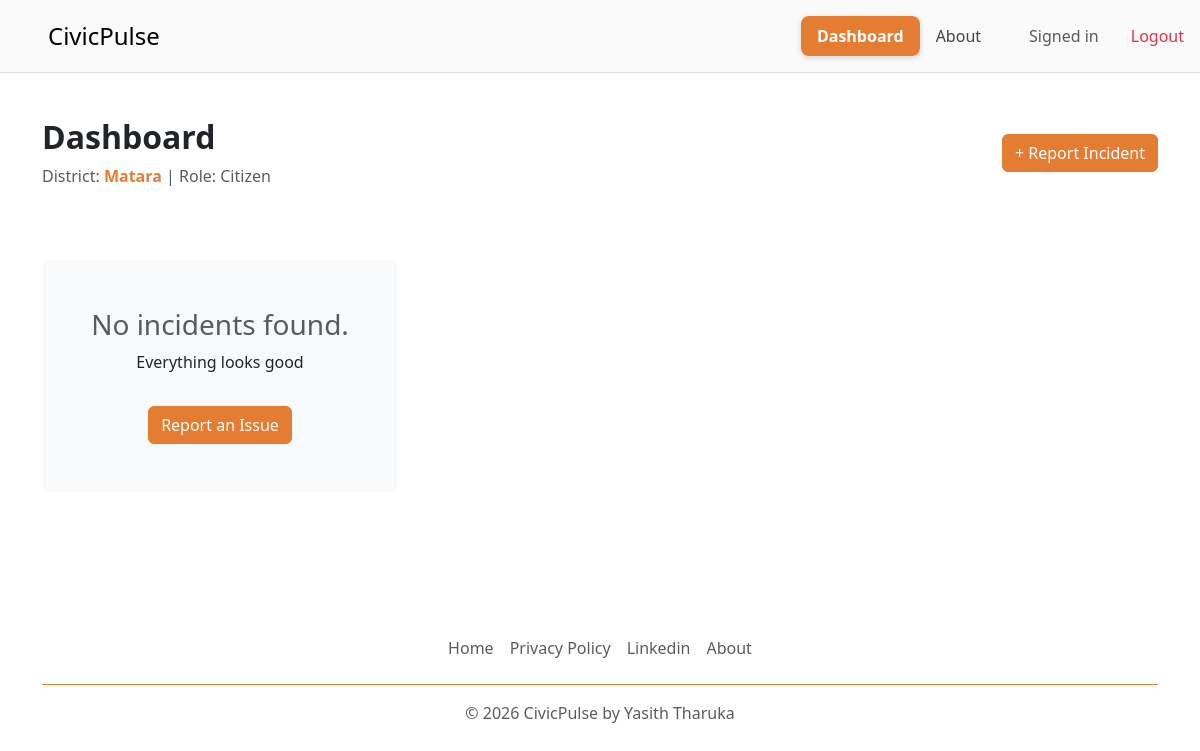
The page /dashboard (signed in) on the database as committed earlier.
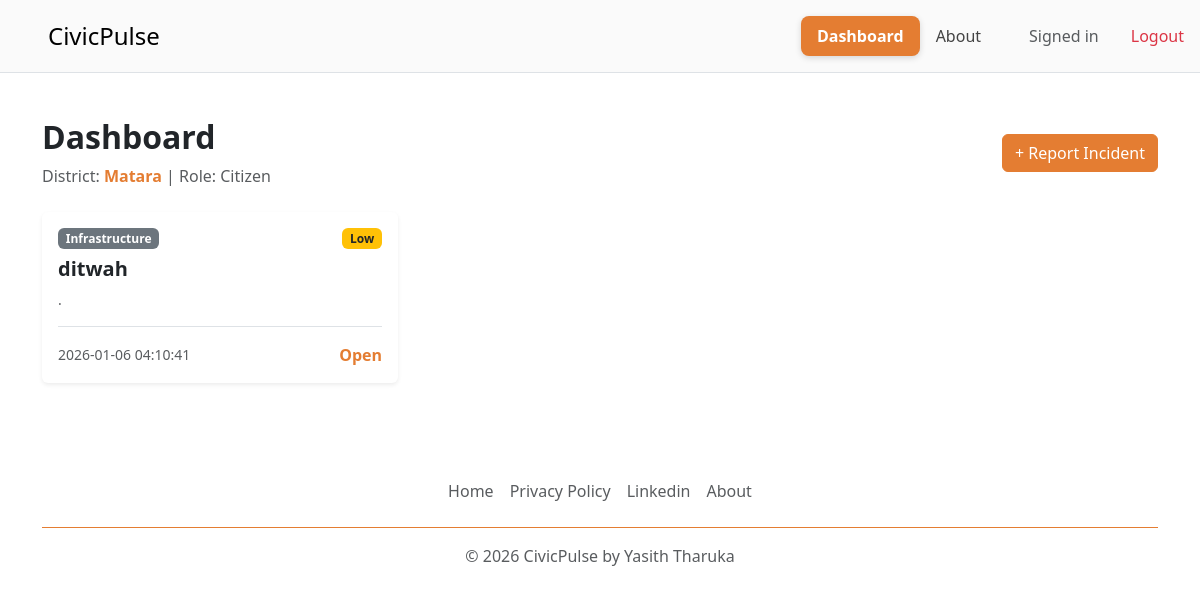
The same page on the database as committed later.
### tables this page shows
CREATE TABLE incidents (
    id INTEGER PRIMARY KEY AUTOINCREMENT,
    user_id INTEGER NOT NULL,
    title TEXT NOT NULL,
    category TEXT NOT NULL,
    district TEXT NOT NULL,
    severity TEXT NOT NULL,
    description TEXT,
    status TEXT NOT NULL DEFAULT 'Open', -- Added Default here
    timestamp DATETIME DEFAULT CURRENT_TIMESTAMP,
    FOREIGN KEY (user_id) REFERENCES users(id)
);

### app.py (the view)
@app.route("/dashboard")
@login_required
def dashboard():
    user_id = session["user_id"]
    role = session["role"]
    district = session["district"]
    if role == "official":
        incidents = db.execute(
            "SELECT incidents.* FROM incidents JOIN users ON incidents.user_id = users.id WHERE users.district = ? ORDER BY incidents.timestamp DESC",
            district)
    else:
        incidents = db.execute("SELECT * FROM incidents WHERE user_id = ? ORDER BY timestamp DESC", user_id)
    return render_template("dashboard.html", incidents=incidents)

### app.py (called while the page is built)
def login_required(f):
    @wraps(f)
    def decorated_function(*args, **kwargs):
        if session.get("user_id") is None:
            return redirect("/login")
        return f(*args, **kwargs)
    return decorated_function

@app.after_request
def after_request(response):
    response.headers["Cache-Control"] = "no-cache, no-store, must-revalidate"
    response.headers["Expires"] = 0
    response.headers["Pragma"] = "no-cache"
    if response.content_type and 'text/css' in response.content_type:
        response.headers["Cache-Control"] = "no-cache, no-store, must-revalidate"
    return response

### templates/dashboard.html (shortened to what this page needs)
{% extends "layout.html" %}
{% block main %}
<div class="container py-5">
    <div class="d-flex justify-content-between align-items-center mb-4">
        <div>
            <h2 class="fw-bold">Dashboard</h2>
            <p class="text-muted mb-0">
                District: <span class="text-civic fw-bold">{{ session["district"] }}</span> |
                Role: {{ session["role"].capitalize() }}
            </p>
        </div>
        <a href="/report" class="btn btn-primary">+ Report Incident</a>
    </div>
    <div class="row row-cols-1 row-cols-md-2 row-cols-lg-3 g-4">
        {% for incident in incidents %}
        <div class="col">
            <div class="card h-100 shadow-sm border-0">
                <div class="card-body">
                    <div class="d-flex justify-content-between mb-2">
                        <span class="badge bg-secondary">{{ incident.category }}</span>
                        {% if incident.severity == 'Critical' %}
                        <span class="badge bg-danger">Critical</span>
                        {% else %}
                        <span class="badge bg-warning text-dark">{{ incident.severity }}</span>
                        {% endif %}
                    </div>
                    <h5 class="card-title fw-bold">{{ incident.title }}</h5>
                    <p class="card-text text-muted small">{{ incident.description }}</p>
                    <div class="mt-3 pt-3 border-top d-flex justify-content-between align-items-center">
                        <small class="text-muted">{{ incident.timestamp }}</small>
                        {% if incident.status == 'Resolved' %}
                        <span class="text-success fw-bold">Resolved</span>
                        {% else %}
                        <span class="text-civic fw-bold">Open</span>
                        {% endif %}
                    </div>
                </div>
            </div>
        </div>
        {% else %}
        <div class="col-12 text-center py-5">
            <div class="p-5 bg-light rounded-3">
                <h3 class="text-muted">No incidents found.</h3>
                <p>Everything looks good</p>
                <a href="/report" class="btn btn-primary mt-3">Report an Issue</a>
            </div>
        </div>
        {% endfor %}
    </div>
</div>
{% endblock %}

### templates/layout.html (shortened to what this page needs)
<!DOCTYPE html>
<html lang="en">
  <head>
    <link
      href="https://cdn.jsdelivr.net/npm/bootstrap@5.3.0/dist/css/bootstrap.min.css"
      rel="stylesheet"
    />
    <link href="/static/styles.css" rel="stylesheet" />
  </head>
  <body>
    <div class="container">
      <header
        class="d-flex flex-wrap justify-content-center py-3 mb-4 border-bottom fixed-top"
      >
        <a
          href="/"
          class="d-flex align-items-center mb-3 mb-md-0 me-md-auto link-body-emphasis text-decoration-none"
        >
          <svg class="bi me-2" width="40" height="32" aria-hidden="true">
            <use xlink:href="#bootstrap"></use>
          </svg>
          <span class="fs-4">CivicPulse</span>
        </a>
        <ul class="nav nav-pills align-items-center">
          {% if session["user_id"] %}
          <li class="nav-item">
            <a
              href="{{ url_for('dashboard') }}"
              class="nav-link {{ 'active' if request.endpoint == 'dashboard' else '' }}"
              >Dashboard</a
            >
          </li>
          {% endif %}
          <li class="nav-item">
            <a
              href="{{ url_for('about') }}"
              class="nav-link {{ 'active' if request.endpoint == 'about' else '' }}"
              >About</a
            >
          </li>
          {% if session["user_id"] %}
          <li class="nav-item ms-3">
            <span class="nav-link disabled text-muted">Signed in</span>
          </li>
          <li class="nav-item">
            <a
              href="/logout"
              class="nav-link btn btn-outline-danger"
              style="color: #dc3545"
              >Logout</a
            >
          </li>
          {% endif %}
        </ul>
      </header>
    </div>
    {% block main %}{% endblock %}
    <div class="container">
      <footer class="py-3 my-4">
        <ul class="nav justify-content-center border-bottom pb-3 mb-3">
          <li class="nav-item">
            <a
              href="{{ url_for('index')}}"
              class="nav-link px-2 text-body-secondary"
              >Home</a
            >
          </li>
          <li class="nav-item">
            <a
              href="{{ url_for('privacy_policy')}}"
              class="nav-link px-2 text-body-secondary"
              >Privacy Policy</a
            >
          </li>
          <li class="nav-item">
            <a
              href="https://www.linkedin.com/in/yasith-tharuka/"
              class="nav-link px-2 text-body-secondary"
              target="_blank"
              rel="noopener noreferrer"
            >
              Linkedin
            </a>
          </li>
          <li class="nav-item">
            <a
              href="{{ url_for('about')}}"
              class="nav-link px-2 text-body-secondary"
              >About</a
            >
          </li>
        </ul>
        <p class="text-center text-body-secondary">
          © 2026 CivicPulse by Yasith Tharuka
        </p>
      </footer>
    </div>
  </body>
</html>

### static/styles.css (style rules this page uses)
:root { --civic-orange: #E47D32; --civic-orange-light: #E79438; --civic-dark: #212529; }
body { padding-top: 70px !important; }
.btn-primary { background-color: var(--civic-orange) !important; border-color: var(--civic-orange) !important; color: white !important; }
.text-civic { color: var(--civic-orange); }
footer .border-bottom { border-bottom: 1px solid var(--civic-orange) !important; }
header.fixed-top { background-color: rgba(245, 245, 245, 0.5) !important; backdrop-filter: blur(10px); -webkit-backdrop-filter: blur(10px); }
.nav-pills .nav-link { color: #444; background-color: transparent; padding: 0.5rem 1rem; border-radius: 0.5rem; font-size: 1rem; transition: all 0.3s ease; }
.nav-pills .nav-link.active { color: #fff; background-color: var(--civic-orange); font-weight: 600; box-shadow: 0 2px 6px rgba(0,0,0,0.15); }

Rows that differ between the two databases and show on the page:
added incidents: district "Matara", category "Infrastructure", severity "Low", title "ditwah", description ".", timestamp "2026-01-06 04:10:41", status "Open"
Other text that changed with them:
{{ session["district"] }}: "Matara" → (not shown)
text no longer shown: "No incidents found. Everything looks good Report an Issue"
